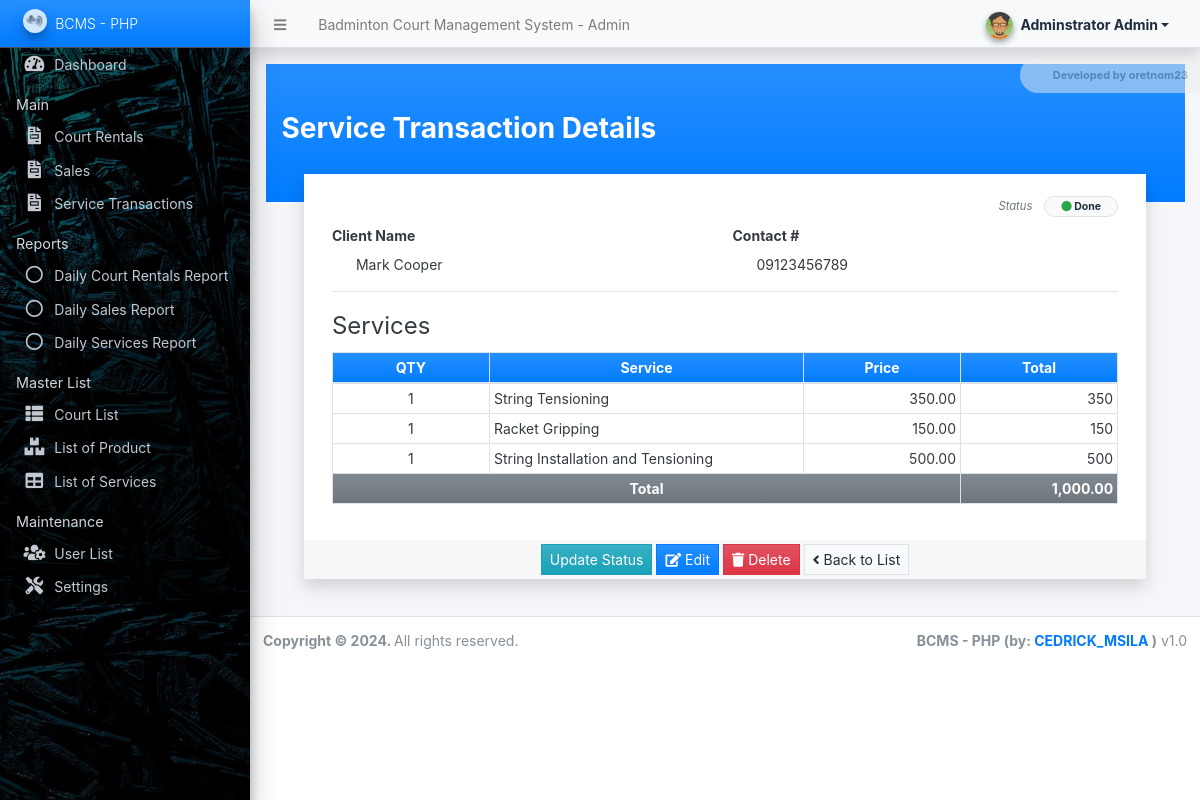
/admin/?page=service_transactions/view_details&id=6 (signed in), run on the app's committed database.
### tables this page shows
CREATE TABLE `service_transaction_items` (
  `service_transaction_id` int(30) NOT NULL,
  `service_id` int(30) NOT NULL,
  `price` float(12,2) NOT NULL DEFAULT 0.00,
  `quantity` int(30) NOT NULL DEFAULT 0
);

CREATE TABLE `service_list` (
  `id` int(30) NOT NULL,
  `name` text NOT NULL,
  `price` float(12,2) NOT NULL DEFAULT 0.00,
  `status` tinyint(1) NOT NULL DEFAULT 1,
  `delete_flag` tinyint(1) NOT NULL DEFAULT 0,
  `date_created` datetime NOT NULL DEFAULT current_timestamp(),
  `date_updated` datetime NOT NULL DEFAULT current_timestamp() ON UPDATE current_timestamp()
);

### config.php (called while the page is built, shortened)
<?php
function format_num($number = '' , $decimal = ''){
    if(is_numeric($number)){
        $ex = explode(".",$number);
        $decLen = isset($ex[1]) ? strlen($ex[1]) : 0;
        if(is_numeric($decimal)){
            return number_format($number,$decimal);
        }else{
            return number_format($number,$decLen);
        }
    }else{
        return "Invalid Input";
    }
}
?>

### admin/service_transactions/view_details.php (the view, shortened to what this page needs)
<div class="mx-0 py-5 px-3 mx-ns-4 bg-gradient-primary">
	<h3><b>Service Transaction Details</b></h3>
</div>
<div class="row justify-content-center" style="margin-top:-2em;">
	<div class="col-lg-11 col-md-11 col-sm-12 col-xs-12">
		<div class="card rounded-0 shadow">
			<div class="card-body">
				<div class="container-fluid">
					<div class="text-right">
						<span><small class="text-muted mr-2"><em>Status</em></small></span>
						<?php $status = isset($status) ? $status : ''; ?>
						<?php
							switch($status){
								case 1:
									echo '<span class="badge badge-light bg-gradient-light py-1 border rounded-pill px-3"><i class="fa fa-circle text-success"></i> Done</span>';
									break;
							}
						?>
					</div>
					<div class="row">
						<div class="col-lg-6 col-md-6 col-sm-12 col-sm-12">
							<label for="control-label">Client Name</label>
							<div class="pl-4"><?= isset($client_name) ? $client_name : '' ?></div>
						</div>
						<div class="col-lg-6 col-md-6 col-sm-12 col-sm-12">
							<label for="control-label">Contact #</label>
							<div class="pl-4"><?= isset($contact) ? $contact : '' ?></div>
						</div>
					</div>
					<hr>
					<fieldset>
                        <legend>Services</legend>
                        <table class="table table-bordered">
                            <colgroup>
                                <col width="20%">
                                <col width="40%">
                                <col width="20%">
                                <col width="20%">
                            </colgroup>
                            <thead>
                                <tr class="bg-gradient-primary">
                                    <th class="p-1 text-center">QTY</th>
                                    <th class="p-1 text-center">Service</th>
                                    <th class="p-1 text-center">Price</th>
                                    <th class="p-1 text-center">Total</th>
                                </tr>
                            </thead>
                            <tbody>
                                <?php
                                $total = 0;
                                if(isset($id)):
									$services = $conn->query("SELECT st.*, s.name as `service` FROM `service_transaction_items` st inner join `service_list` s on st.service_id = s.id where st.service_transaction_id = '{$id}'");
                                    while($row = $services->fetch_assoc()):
                                        $total += $row['quantity'] * $row['price'];
                                ?>
                                <tr>
                                    <td class="p-1 align-middle text-center"><?= format_num($row['quantity']) ?></td>
                                    <td class="p-1 align-middle"><?=$row['service'] ?></td>
                                    <td class="p-1 align-middle text-right"><?= format_num($row['price']) ?></td>
                                    <td class="p-1 align-middle text-right"><?= format_num($row['price'] * $row['quantity']) ?></td>
                                </tr>
                                <?php endwhile; ?>
                                <?php endif; ?>
                            </tbody>
                            <tfoot>
                                <tr class="bg-gradient-secondary">
                                    <th class="p-1 text-center align-middle" colspan="3">Total</th>
                                    <th class="p-1 text-right align-middle"><?= format_num($total,2) ?></th>
                                </tr>
                            </tfoot>
                        </table>
                    </fieldset>
				</div>
			</div>
			<div class="card-footer py-1 text-center">
				<a class="btn btn-info btn-sm bg-gradient-info rounded-0" href="javascript:void(0)" id="update_status"> Update Status</a>
				<a class="btn btn-primary btn-sm bg-gradient-primary rounded-0" href="./?page=service_transactions/manage_service_transaction&id=<?= isset($id) ? $id : '' ?>"><i class="fa fa-edit"></i> Edit</a>
				<button class="btn btn-danger btn-sm bg-gradient-danger rounded-0" type="button" id="delete-data"><i class="fa fa-trash"></i> Delete</button>
				<a class="btn btn-light btn-sm bg-gradient-light border rounded-0" href="./?page=service_transactions"><i class="fa fa-angle-left"></i> Back to List</a>
			</div>
		</div>
	</div>
</div>

### data on the page
service_transaction_items: quantity "1", service.name "String Tensioning", price "350.00", format_num($row['price'] * $row['quantity']) "350"
service_transaction_items: quantity "1", service.name "Racket Gripping", price "150.00", format_num($row['price'] * $row['quantity']) "150"
service_transaction_items: quantity "1", service.name "String Installation and Tensioning", price "500.00", format_num($row['price'] * $row['quantity']) "500"

### other printed values
$_settings->info('name') "Badminton Court Management System"
$_settings->userdata('firstname').' '.$_settings->userdata('lastname') "Adminstrator Admin"
$_settings->info('short_name') "BCMS - PHP"
$client_name "Mark Cooper"
$contact "09123456789"
format_num($total,2) "1,000.00"
